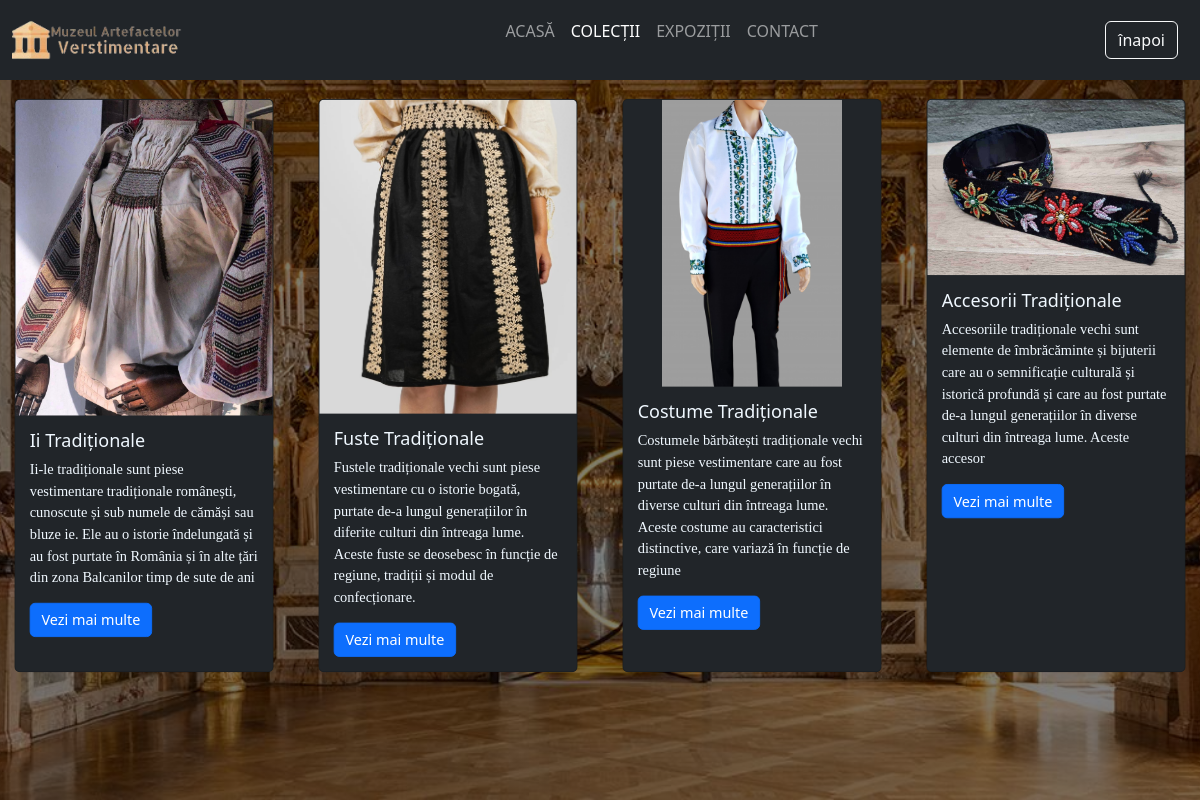
Page /collection.php (signed in) on the committed database.
### tables this page shows
CREATE TABLE `collection` (
  `id` int(11) NOT NULL,
  `title` varchar(255) NOT NULL,
  `description` varchar(255) NOT NULL,
  `cover_image` varchar(255) NOT NULL,
  `collection_items` text NOT NULL
);

### collection.php (the view, shortened to what this page needs)
<?php
require_once('connection.php');
$getCollectionSQL = "SELECT * FROM `collection`";
$result = mysqli_query($connection, $getCollectionSQL);
?>
<!DOCTYPE html>
<html lang="en">
<head>
  <link rel="stylesheet" href="style.css">
  <link href="https://cdn.jsdelivr.net/npm/bootstrap@5.3.2/dist/css/bootstrap.min.css" rel="stylesheet"
>
  <link rel="stylesheet" href="https://cdn.jsdelivr.net/npm/bootstrap-icons@1.11.1/font/bootstrap-icons.css">
</head>
<body>
  <div class="main">
    <div class="navbar">
      <div class="menu">
        <nav class="navbar navbar-expand-lg navbar-dark bg-dark fixed-top">
          <div class="container-fluid">
            <a class="navbar-brand" href="#">
                <img src="LOGOO.png" alt="Descrierea imaginii" id="Logo">
            </a>
            <div class="offcanvas offcanvas-end bg-dark" tabindex="-1" aria-labelledby="offcanvasNavbarLabel" id="offcanvasNavbar">
              <div class="offcanvas-body">
                  <ul class="navbar-nav ms-auto mb-2 mb-lg-0">
                    <li class="nav-item">
                      <a class="nav-link " aria-current="page" href="home.php">ACASĂ</a>
                    </li>
                    <li class="nav-item">
                      <a class="nav-link active " href="collection.php">COLECȚII</a>
                    </li>
                    <li class="nav-item">
                      <a class="nav-link " href="exhibition.php">EXPOZIȚII</a>
                    </li>
                    <li class="nav-item">
                      <a class="nav-link " href="contact.html">CONTACT</a>
                    </li>
              </ul>
              <ul class="navbar-nav ms-auto mb-2 mb-lg-0">
                <li class="nav-but" style="color: white;">
                  <a class="btn btn-outline-light" href="home.php">înapoi</a>
                </li>
              </ul>
            </div>
          </div>
        </nav>
      </div>
    </div>
    <div class="card-container">
    <?php
        while($row = mysqli_fetch_assoc($result)){
    ?>
      <div class="card bg-dark" style="width: 18rem;">
        <img src=<?php echo $row["cover_image"];?> class="card-img-top" alt="...">
        <div class="card-body">
          <h5 class="card-title" style="color: aliceblue;"><?php echo $row["title"];?> </h5>
          <p class="card-text" style="color: aliceblue;"><?php echo $row["description"];?> </p>
          <a href="collection_details.php?collectionId=<?php echo $row["id"];?>" class="btn btn-primary">Vezi mai multe</a>
        </div>
      </div>
      <?php
            }
        ?>
    </div>
</body>
</html>

### style.css (style rules this page uses)
* { margin: 0; padding: 0; }
.main { width: 100%; background:linear-gradient(to top, rgba(0,0,0,0.5)70%,rgba(0,0,0,0.5)30%), url(background.jpg); background-position: center; background-size: cover; height: 100vh; }
.navbar { height: 80px; margin: auto; }
.navbar .navbar-nav .nav-but { padding: 10px; }
.menu { width: 100%; }
#Logo { width: 85%; }
.card-container { display: flex; justify-content: space-between; margin-top: -13px; }
.card { transition: transform 0.2s; transform: scale(0.9); }
.carousel-inner h5 ,p { font-family: Georgia, 'Times New Roman', Times, serif; }

### rows in the picture
collection: cover_image (picture), title "Ii Tradiționale", description "Ii-le tradiționale sunt piese vestimentare tradiționale românești, cunoscute și sub numele de cămăși sau bluze ie. Ele au o istorie îndelungată și au fost purtate în România și în alte țări din zona Balcanilor timp de sute de ani"
collection: cover_image (picture), title "Fuste Tradiționale", description "Fustele tradiționale vechi sunt piese vestimentare cu o istorie bogată, purtate de-a lungul generațiilor în diferite culturi din întreaga lume. Aceste fuste se deosebesc în funcție de regiune, tradiții și modul de confecționare."
collection: cover_image (picture), title "Costume Tradiționale", description "Costumele bărbătești tradiționale vechi sunt piese vestimentare care au fost purtate de-a lungul generațiilor în diverse culturi din întreaga lume. Aceste costume au caracteristici distinctive, care variază în funcție de regiune"
collection: cover_image (picture), title "Accesorii Tradiționale", description "Accesoriile tradiționale vechi sunt elemente de îmbrăcăminte și bijuterii care au o semnificație culturală și istorică profundă și care au fost purtate de-a lungul generațiilor în diverse culturi din întreaga lume. Aceste accesor"
